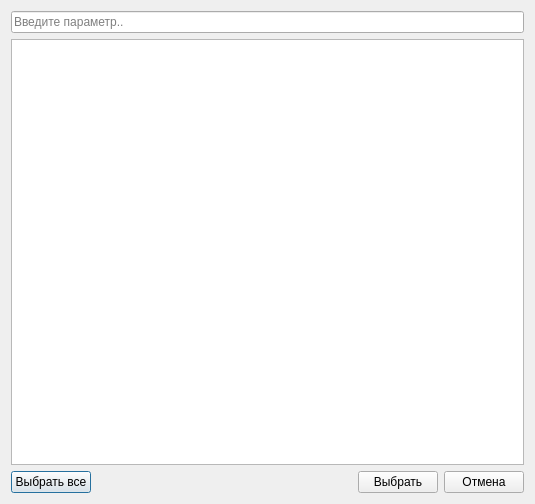
<?xml version="1.0" encoding="UTF-8"?>
<ui version="4.0">
    <class>SelectTestParamsDialog</class>
    <widget class="QDialog" name="SelectTestParamsDialog">
        <property name="geometry">
            <rect>
                <x>0</x>
                <y>0</y>
                <width>535</width>
                <height>504</height>
            </rect>
        </property>
        <property name="windowTitle">
            <string>Выбор данных</string>
        </property>
        <layout class="QGridLayout" name="gridLayout_2">
            <item row="0" column="0">
                <layout class="QGridLayout" name="gridLayout">
                    <item row="1" column="0">
                        <widget class="QTreeView" name="treeView"/>
                    </item>
                    <item row="2" column="0">
                        <layout class="QHBoxLayout" name="horizontalLayout">
                            <item>
                                <widget class="QPushButton" name="selectAllButton">
                                    <property name="text">
                                        <string>Выбрать все</string>
                                    </property>
                                </widget>
                            </item>
                            <item>
                                <spacer name="horizontalSpacer">
                                    <property name="orientation">
                                        <enum>Qt::Horizontal</enum>
                                    </property>
                                    <property name="sizeHint" stdset="0">
                                        <size>
                                            <width>40</width>
                                            <height>20</height>
                                        </size>
                                    </property>
                                </spacer>
                            </item>
                            <item>
                                <widget class="QPushButton" name="selectButton">
                                    <property name="text">
                                        <string>Выбрать</string>
                                    </property>
                                </widget>
                            </item>
                            <item>
                                <widget class="QPushButton" name="cancelButton">
                                    <property name="text">
                                        <string>Отмена</string>
                                    </property>
                                </widget>
                            </item>
                        </layout>
                    </item>
                    <item row="0" column="0">
                        <widget class="QLineEdit" name="lineEdit">
                            <property name="inputMask">
                                <string/>
                            </property>
                            <property name="placeholderText">
                                <string>Введите параметр..</string>
                            </property>
                        </widget>
                    </item>
                </layout>
            </item>
        </layout>
    </widget>
    <resources/>
    <connections/>
</ui>
